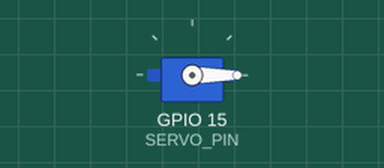
Recording of a program running on a simulated ESP32-S3. On the bench: servo. WiFi joins after 1.5 s; servers stay silent unless stated; servo pulses on a pin are drawn as a servo (544–2400 µs = 0–180°); what the program prints to the serial monitor is not drawn.

Above: at 2.55 s.
At 8.55 s:
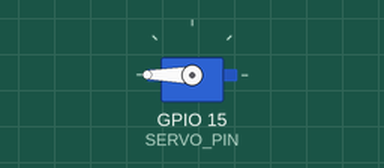
At 14.5 s:
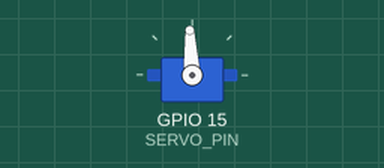
Timing chart, 0 to 18.1 s (numbered marks = the images above):
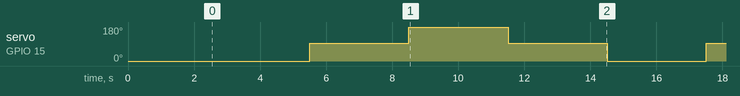

Measured:
- by itself, servo on GPIO 15 (SERVO_PIN): repeats every 12.0 s: 180° 3.0 s, 93° 3.0 s, 0° 3.0 s, 93° 3.0 s

The program:

main.cpp
```cpp
#include <Arduino.h>
#include "ServoControl.h"
#include "OTA/OTA_Upload.h"

// Pin definitions
const int SERVO_PIN = 15;

// Hardware objects
ServoControl myServo;

void setup() {
  Serial.begin(115200);
  delay(1000); // Wait for serial monitor to connect
  Serial.println("Booting...");

  // Initialize OTA
  Serial.println("Setting up OTA...");
  setupOTA();
  Serial.println("OTA setup complete.");

  // Initialize servo
  Serial.println("Initializing servo...");
  myServo.init(SERVO_PIN);
  Serial.println("Servo initialized.");
}

void loop() {
  // Handle OTA
  handleOTA();

  // Move servo
  myServo.write(0);
  delay(3000);

  myServo.write(90);
  delay(3000);

  myServo.write(180);
  delay(3000);

  myServo.write(90);
  delay(3000);
}

// put function definitions here:
int myFunction(int x, int y) {
  return x + y;
}
```

ServoControl.h
```cpp
#ifndef SERVO_CONTROL_H
#define SERVO_CONTROL_H

#include <Arduino.h>

class ServoControl {
private:
    int pin;
    int channel;
    int frequency;
    int resolution;
    int minPulseWidth;
    int maxPulseWidth;
    int minAngle;
    int maxAngle;

    int angleToDuty(float angle);

public:
    ServoControl();

    void init(int servoPin, int pwmChannel = 7, int freq = 50, int res = 14);
    void write(float angle);
    void writeMicroseconds(int microseconds);
    void detach();

    void setPulseWidthRange(int minUs, int maxUs);
    void setAngleRange(int minDeg, int maxDeg);
};

#endif 
```

OTA_Upload.cpp
```cpp
#include "OTA_Upload.h"
#include <WiFi.h>
#include <ArduinoOTA.h>

//* ************************************************************************
//* *********************** OTA UPLOAD IMPLEMENTATION *********************
//* ************************************************************************
// Barebones WiFi connection and Over-The-Air updates for the ESP32.

const char* ssid = "Everwood";
const char* password = "Everwood-Staff";

void setupOTA() {
  WiFi.mode(WIFI_STA);
  WiFi.begin(ssid, password);

  Serial.print("Connecting to WiFi");
  int retries = 0;
  while (WiFi.waitForConnectResult() != WL_CONNECTED) {
    delay(500);
    Serial.print(".");
    if (retries++ > 20) {
      Serial.println("\nFailed to connect to WiFi, restarting.");
      delay(1000);
      ESP.restart();
    }
  }
  Serial.println("\nWiFi Connected!");
  Serial.print("IP Address: ");
  Serial.println(WiFi.localIP());

  ArduinoOTA.setHostname("stage1-esp32s3");
  ArduinoOTA.begin();
}

void handleOTA() {
  ArduinoOTA.handle();
} 
```

OTA_Upload.h
```cpp
#ifndef OTA_UPLOAD_H
#define OTA_UPLOAD_H

//* ************************************************************************
//* *********************** OTA UPLOAD HEADER ***************************
//* ************************************************************************
// Barebones header for OTA upload functionality.

// Function declarations
void setupOTA();
void handleOTA();

#endif // OTA_UPLOAD_H 
```

ServoControl.cpp
```cpp
#include "ServoControl.h"

ServoControl::ServoControl() {
    pin = -1;
    channel = -1;
    frequency = 50;
    resolution = 14;
    minPulseWidth = 500;  // Corresponds to 0 degrees
    maxPulseWidth = 2500; // Corresponds to 180 degrees
    minAngle = 0;
    maxAngle = 180;
}

void ServoControl::init(int servoPin, int pwmChannel, int freq, int res) {
    pin = servoPin;
    channel = pwmChannel;
    frequency = freq;
    resolution = res;

    ledcSetup(channel, frequency, resolution);
    ledcAttachPin(pin, channel);
}

int ServoControl::angleToDuty(float angle) {
    if (angle < minAngle) angle = minAngle;
    if (angle > maxAngle) angle = maxAngle;

    float pulseWidth = map(angle, minAngle, maxAngle, minPulseWidth, maxPulseWidth);

    int maxDuty = (1 << resolution) - 1;
    int duty = (pulseWidth / (1000000.0 / frequency)) * maxDuty;

    return duty;
}

void ServoControl::write(float angle) {
    if (channel >= 0) {
        int duty = angleToDuty(angle);
        ledcWrite(channel, duty);
    }
}

void ServoControl::writeMicroseconds(int microseconds) {
    if (channel >= 0) {
        int maxDuty = (1 << resolution) - 1;
        int duty = (microseconds / (1000000.0 / frequency)) * maxDuty;
        ledcWrite(channel, duty);
    }
}

void ServoControl::detach() {
    if (channel >= 0) {
        ledcDetachPin(pin);
        channel = -1;
    }
}

void ServoControl::setPulseWidthRange(int minUs, int maxUs) {
    minPulseWidth = minUs;
    maxPulseWidth = maxUs;
}

void ServoControl::setAngleRange(int minDeg, int maxDeg) {
    minAngle = minDeg;
    maxAngle = maxDeg;
} 
```
